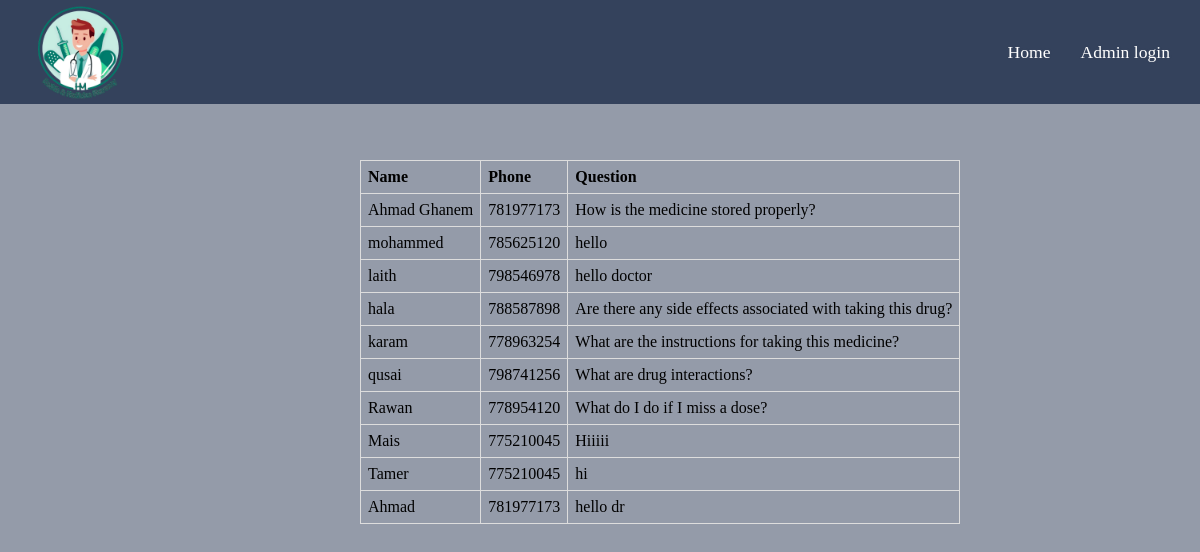
The app's page /showQuestion.php with its own data.
### tables this page shows
CREATE TABLE `question` (
  `phoneNumber` int(10) DEFAULT NULL,
  `Question` varchar(255) DEFAULT NULL,
  `Name` varchar(50) DEFAULT NULL,
  `ID` int(11) NOT NULL
);

### showQuestion.php (the view, shortened to what this page needs)
<!DOCTYPE html>
<html lang="en">
<head>
    <link rel="stylesheet" href="https://cdnjs.cloudflare.com/ajax/libs/font-awesome/4.7.0/css/font-awesome.min.css">
    <link rel="stylesheet" href="style.css" />
    <link rel="stylesheet" href="admin.css" />
    <link rel="stylesheet"
 />
</head>
<body>
    <header>
        <a href="index.php"><img src="./image/PharmacyLogo.png" alt="Pharmacy Logo" class="logo" /></a>
        <nav class="navigation">
            <ul>
                <li><a href="index.php">Home</a> </li>
                <li><a href="AdminLogin.php">Admin login</a></li>
            </ul>
        </nav>
    </header>
    <div id="QT">
        <table>
            <tr>
                <th>Name</th>
                <th>Phone</th>
                <th>Question</th>
    </div>
    <?php
    include("config/db_config.php");
    $query = "SELECT * FROM question";
    $response = mysqli_query($connection, $query);
    while ($data = mysqli_fetch_assoc($response)) {
        echo "<tr>";
        echo "<td>" . $data['Name'] . "</td>";
        echo "<td>" . $data['phoneNumber'] . "</td>";
        echo "<td>" . $data['Question'] . "</td>";
        echo "</tr>";
    }
    ?>
</body>
</html>

### style.css (style rules this page uses)
* { margin: 0; padding: 0; scroll-behavior: smooth; box-sizing: border-box; font-family: cursive; }
body { background: rgba(43, 57, 85, 0.5); }
header { background-color: #2b3a55e8; width: 100%; z-index: 999; display: flex; align-items: center; padding: 0px 30px; justify-content: space-between; position: fixed; }
.logo { width: 100px; height: 100px; }
.navigation a { color: rgb(255, 255, 255); text-decoration: none; font-size: 1.1em; font-weight: 400; padding-left: 20px; font-family: 'Kidspace'; }
nav ul { display: flex; list-style-type: none; gap: 10px; }

### admin.css (style rules this page uses)
* { margin: 0; padding: 0; scroll-behavior: smooth; box-sizing: border-box; font-family: cursive; }
body { background: rgba(43, 57, 85, 0.5); font-family: 'Ubuntu', sans-serif; }
header { background-color: #2b3a55e8; width: 100%; z-index: 999; display: flex; align-items: center; padding: 0px 30px; justify-content: space-between; position: fixed; }
.logo { width: 100px; height: 100px; }
.navigation a { color: rgb(255, 255, 255); text-decoration: none; font-size: 1.1em; font-weight: 400; padding-left: 20px; font-family: 'Kidspace'; }
nav ul { display: flex; list-style-type: none; gap: 10px; }
a { text-shadow: 0px 0px 3px rgba(117, 117, 117, 0.12); color: #2b3a55; text-decoration: none }

### showQuestion.php (style rules this page uses)
table, td, th { border: 1px solid #ddd; text-align: left; padding: 7px; }
table { border-collapse: collapse; }
#QT { position: absolute; left: 30%; top: 20%; }

### records on screen
question: Name "Ahmad Ghanem", phoneNumber "781977173", Question "How is the medicine stored properly?"
question: Name "mohammed", phoneNumber "785625120", Question "hello"
question: Name "laith", phoneNumber "798546978", Question "hello doctor"
question: Name "hala", phoneNumber "788587898", Question "Are there any side effects associated with taking this drug?"
question: Name "karam", phoneNumber "778963254", Question "What are the instructions for taking this medicine?"
question: Name "qusai", phoneNumber "798741256", Question "What are drug interactions?"
question: Name "Rawan", phoneNumber "778954120", Question "What do I do if I miss a dose?"
question: Name "Mais", phoneNumber "775210045", Question "Hiiiii"
question: Name "Tamer", phoneNumber "775210045", Question "hi"
question: Name "Ahmad", phoneNumber "781977173", Question "hello dr"
